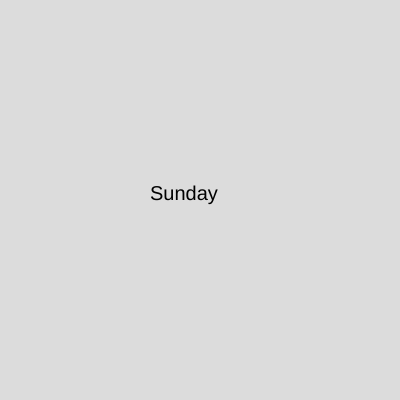
Frame 1 (no input)
Frame 60 (no input): identical to frame 1, image omitted
Frame 120 (the mouse pressed at the canvas centre since frame 60): identical to frame 1, image omitted

The p5.js sketch that drew this single still picture (run headless with seeded random() and noise() and a simulated clock; from frame 60 on, the mouse is pressed at the canvas centre):

// p5.js sketch
// ── sketch.js
var day;

function setup() {
  createCanvas(400, 400);
  
  //assign random round off number to day
  day = Math.round(1,7)
  
}

function draw() {
  background(220);

  textSize(20);

  //add switch case for day name
  switch(day) {
	case 1 : 
    	text("Sunday", 150,200);
        break;
      text("Monday", 150,200);
        break;
      text("Tuesday", 150,200);
        break;
      text("Wednesday", 150,200);
        break;
      text("Thursday", 150,200);
        break;
      text("Friday", 150,200);
        break;
       text("Saturday", 150,200);
        break;
}
  
}
